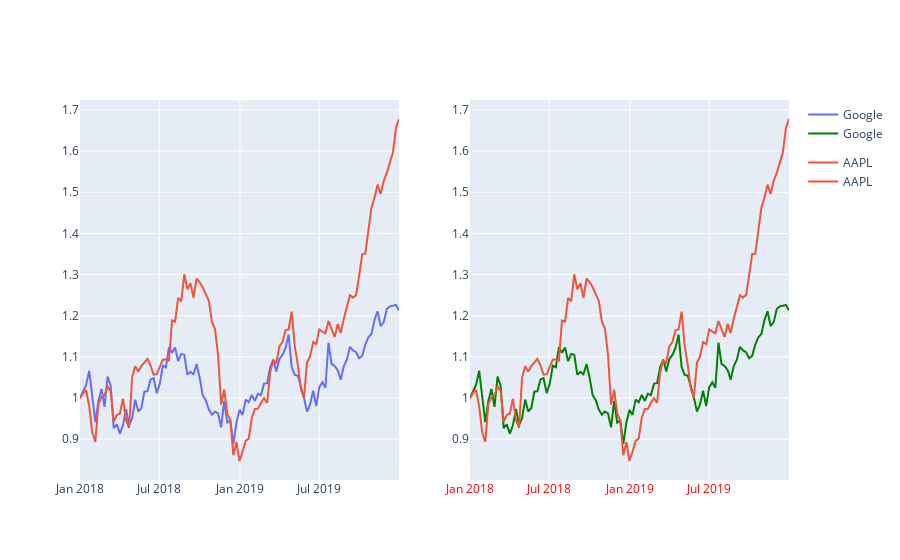

Write notebook code for a chart like this one.
### Code cell
bigfig.update_layout(
    dict(
        xaxis2 = dict(
            color = "red",l
        )
    )
)
